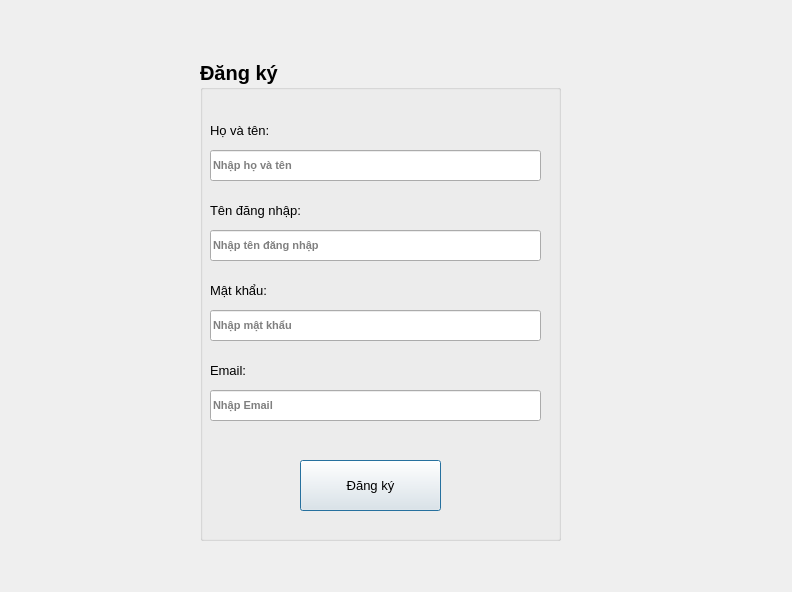
<?xml version="1.0" encoding="UTF-8"?>
<ui version="4.0">
 <class>Dialog</class>
 <widget class="QDialog" name="Dialog">
  <property name="geometry">
   <rect>
    <x>0</x>
    <y>0</y>
    <width>792</width>
    <height>592</height>
   </rect>
  </property>
  <property name="windowTitle">
   <string>Dialog</string>
  </property>
  <widget class="QGroupBox" name="groupBox">
   <property name="geometry">
    <rect>
     <x>200</x>
     <y>60</y>
     <width>361</width>
     <height>481</height>
    </rect>
   </property>
   <property name="font">
    <font>
     <pointsize>15</pointsize>
     <weight>75</weight>
     <bold>true</bold>
    </font>
   </property>
   <property name="title">
    <string>Đăng ký</string>
   </property>
   <widget class="QLabel" name="label">
    <property name="geometry">
     <rect>
      <x>10</x>
      <y>60</y>
      <width>121</width>
      <height>21</height>
     </rect>
    </property>
    <property name="font">
     <font>
      <pointsize>10</pointsize>
      <weight>50</weight>
      <bold>false</bold>
     </font>
    </property>
    <property name="text">
     <string>Họ và tên:</string>
    </property>
   </widget>
   <widget class="QLineEdit" name="txtHoVaTen">
    <property name="geometry">
     <rect>
      <x>10</x>
      <y>90</y>
      <width>331</width>
      <height>31</height>
     </rect>
    </property>
    <property name="font">
     <font>
      <pointsize>8</pointsize>
     </font>
    </property>
    <property name="placeholderText">
     <string>Nhập họ và tên</string>
    </property>
   </widget>
   <widget class="QLabel" name="label_2">
    <property name="geometry">
     <rect>
      <x>10</x>
      <y>140</y>
      <width>121</width>
      <height>21</height>
     </rect>
    </property>
    <property name="font">
     <font>
      <pointsize>10</pointsize>
      <weight>50</weight>
      <bold>false</bold>
     </font>
    </property>
    <property name="text">
     <string>Tên đăng nhập:</string>
    </property>
   </widget>
   <widget class="QLineEdit" name="txtUsername">
    <property name="geometry">
     <rect>
      <x>10</x>
      <y>170</y>
      <width>331</width>
      <height>31</height>
     </rect>
    </property>
    <property name="font">
     <font>
      <pointsize>8</pointsize>
     </font>
    </property>
    <property name="placeholderText">
     <string>Nhập tên đăng nhập</string>
    </property>
   </widget>
   <widget class="QLabel" name="label_3">
    <property name="geometry">
     <rect>
      <x>10</x>
      <y>220</y>
      <width>121</width>
      <height>21</height>
     </rect>
    </property>
    <property name="font">
     <font>
      <pointsize>10</pointsize>
      <weight>50</weight>
      <bold>false</bold>
     </font>
    </property>
    <property name="text">
     <string>Mật khẩu:</string>
    </property>
   </widget>
   <widget class="QLineEdit" name="txtPassword">
    <property name="geometry">
     <rect>
      <x>10</x>
      <y>250</y>
      <width>331</width>
      <height>31</height>
     </rect>
    </property>
    <property name="font">
     <font>
      <pointsize>8</pointsize>
     </font>
    </property>
    <property name="placeholderText">
     <string>Nhập mật khẩu</string>
    </property>
   </widget>
   <widget class="QLabel" name="label_4">
    <property name="geometry">
     <rect>
      <x>10</x>
      <y>300</y>
      <width>121</width>
      <height>21</height>
     </rect>
    </property>
    <property name="font">
     <font>
      <pointsize>10</pointsize>
      <weight>50</weight>
      <bold>false</bold>
     </font>
    </property>
    <property name="text">
     <string>Email:</string>
    </property>
   </widget>
   <widget class="QLineEdit" name="txtEmail">
    <property name="geometry">
     <rect>
      <x>10</x>
      <y>330</y>
      <width>331</width>
      <height>31</height>
     </rect>
    </property>
    <property name="font">
     <font>
      <pointsize>8</pointsize>
     </font>
    </property>
    <property name="placeholderText">
     <string>Nhập Email</string>
    </property>
   </widget>
   <widget class="QPushButton" name="btnDangky">
    <property name="geometry">
     <rect>
      <x>100</x>
      <y>400</y>
      <width>141</width>
      <height>51</height>
     </rect>
    </property>
    <property name="font">
     <font>
      <pointsize>10</pointsize>
      <weight>50</weight>
      <bold>false</bold>
     </font>
    </property>
    <property name="text">
     <string>Đăng ký</string>
    </property>
   </widget>
  </widget>
 </widget>
 <resources/>
 <connections/>
</ui>
